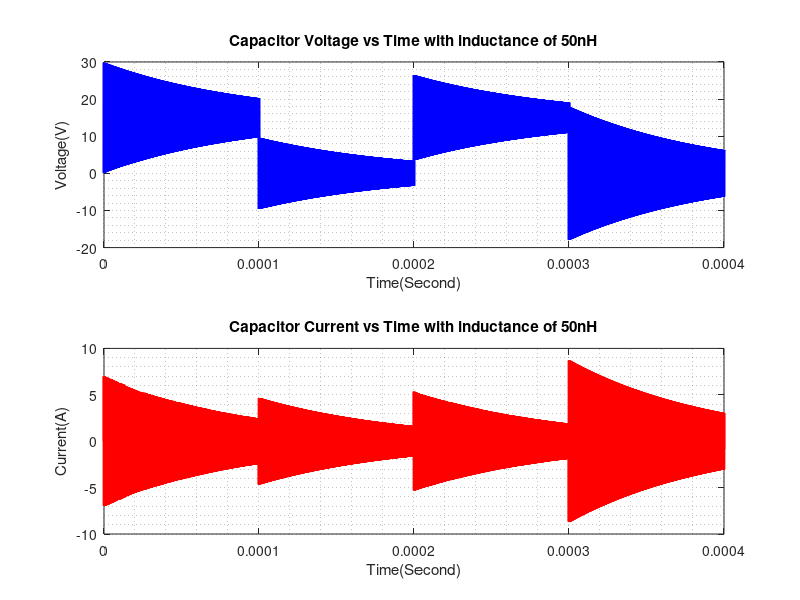

Here is the MATLAB script that generated this plot:
clc
clear
close all

d=load('gatedrive_ideal.txt');
time = d(:,1);
cap_voltage = d(:,2);
cap_current = d(:,3);

subplot(2,1,1)
plot(time,cap_voltage, 'LineWidth',2,'Color',[0 0 1]);
grid minor
xlabel("Time(Second)");
ylabel("Voltage(V)");
title("Capacitor Voltage vs Time with inductance of 50nH");

subplot(2,1,2)
plot(time,cap_current, 'LineWidth',2,'Color',[1 0 0]);
grid minor
xlabel("Time(Second)");
ylabel("Current(A)");
title("Capacitor Current vs Time with inductance of 50nH")